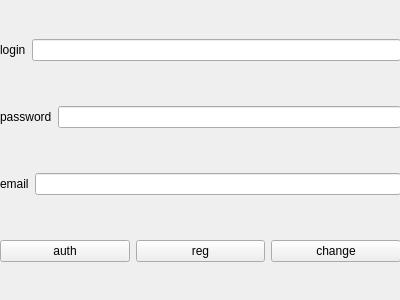
<?xml version="1.0" encoding="UTF-8"?>
<ui version="4.0">
 <class>authform</class>
 <widget class="QWidget" name="authform">
  <property name="geometry">
   <rect>
    <x>0</x>
    <y>0</y>
    <width>400</width>
    <height>300</height>
   </rect>
  </property>
  <property name="windowTitle">
   <string>Form</string>
  </property>
  <widget class="QWidget" name="gridLayoutWidget">
   <property name="geometry">
    <rect>
     <x>0</x>
     <y>0</y>
     <width>401</width>
     <height>301</height>
    </rect>
   </property>
   <layout class="QGridLayout" name="gridLayout">
    <item row="0" column="0">
     <layout class="QHBoxLayout" name="horizontalLayout_2">
      <item>
       <widget class="QLabel" name="loginLabel">
        <property name="text">
         <string>login</string>
        </property>
       </widget>
      </item>
      <item>
       <widget class="QLineEdit" name="login"/>
      </item>
     </layout>
    </item>
    <item row="2" column="0">
     <layout class="QHBoxLayout" name="horizontalLayout_4">
      <item>
       <widget class="QLabel" name="emailLabel">
        <property name="text">
         <string>email</string>
        </property>
       </widget>
      </item>
      <item>
       <widget class="QLineEdit" name="email"/>
      </item>
     </layout>
    </item>
    <item row="1" column="0">
     <layout class="QHBoxLayout" name="horizontalLayout_3">
      <item>
       <widget class="QLabel" name="passwordLabel">
        <property name="text">
         <string>password</string>
        </property>
       </widget>
      </item>
      <item>
       <widget class="QLineEdit" name="password"/>
      </item>
     </layout>
    </item>
    <item row="3" column="0">
     <layout class="QHBoxLayout" name="horizontalLayout">
      <item>
       <widget class="QPushButton" name="auth">
        <property name="text">
         <string>auth</string>
        </property>
       </widget>
      </item>
      <item>
       <widget class="QPushButton" name="reg">
        <property name="text">
         <string>reg</string>
        </property>
       </widget>
      </item>
      <item>
       <widget class="QPushButton" name="change">
        <property name="text">
         <string>change</string>
        </property>
       </widget>
      </item>
     </layout>
    </item>
   </layout>
  </widget>
 </widget>
 <resources/>
 <connections/>
</ui>
